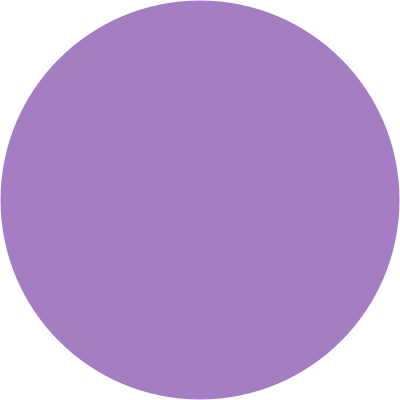
Frame 1 (no input)
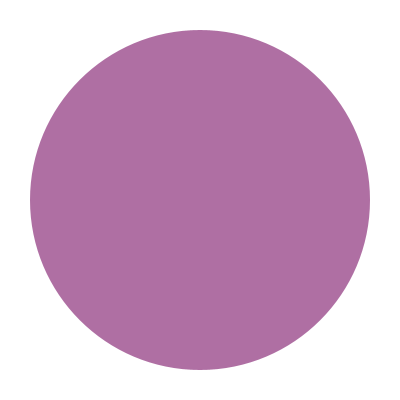
Frame 60 (the mouse pressed at the canvas centre just before this capture)
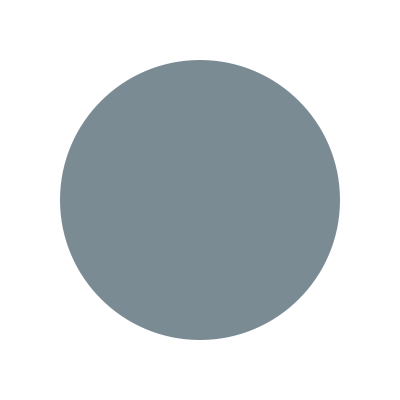
Frame 120 (the mouse held since frame 60 and released just before this capture)

The Processing sketch that drew these frames (run headless with seeded random() and noise(); from frame 60 on, the mouse is pressed at the canvas centre):

// Processing sketch: Alonso_ejercicio3
// ── Alonso_ejercicio3.pde
 // variables
 float w = 400;
float z = 400;
float x=200;

void setup() {
  size(400, 400);
  background(255);
}

void draw() {
  background(255);
 w = w - 1;
 z =z - 1;
  if (x < 1000) {
    x = width/2;
    
  noStroke();
  fill(random(100,200),random(100,200),random(100,200)); // relleno random 
  ellipse(x, 200, w, z); //figura que se crea
  
}}

void mousePressed() {
  loop();  // al mantener presionado se activa el loop
}

void mouseReleased() {
  noLoop();  // al dejar de presionar se desactiva el loop
}
